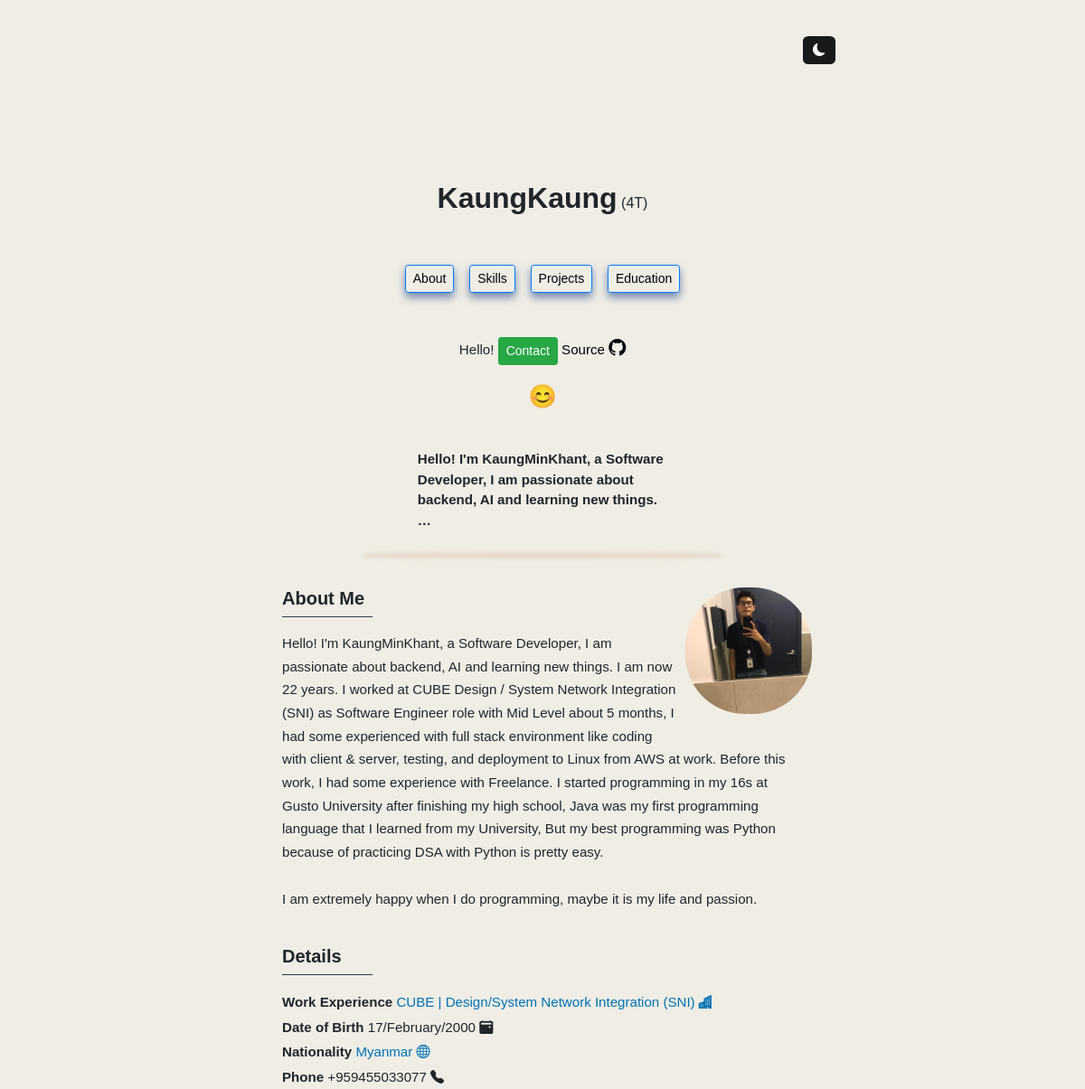
The app's page / (upper part), older data.
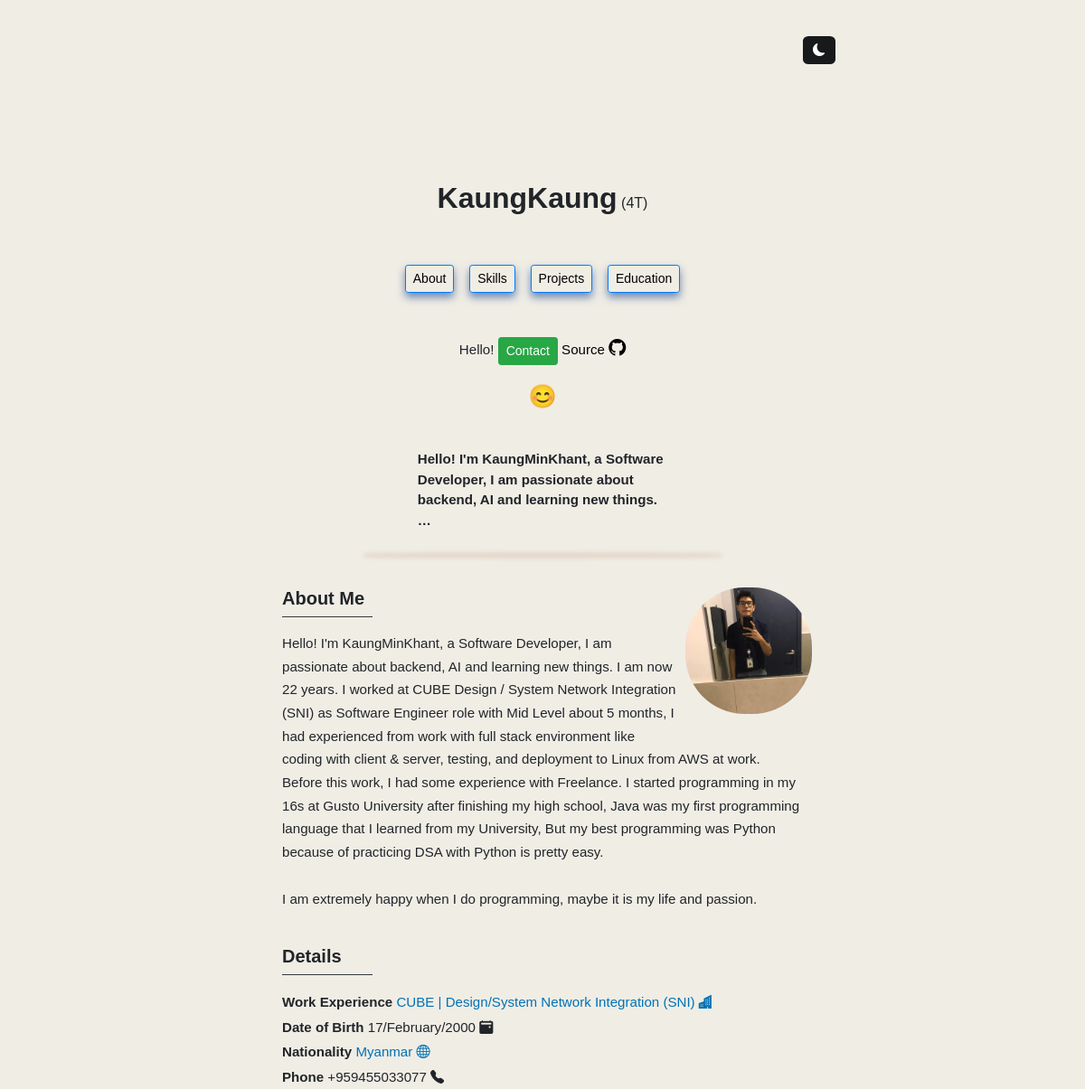
The same page, newer data.
### display/models.py (models this page shows, shortened)
class About(models.Model):
    user = models.ForeignKey(Profile, default=None, on_delete=models.CASCADE)
    about = models.TextField()
    conclusion = models.CharField(max_length=255)
    dob = models.CharField(max_length=255)
    nation = models.CharField(max_length=255)
    phone = models.CharField(max_length=255)
    profession = models.CharField(max_length=255)
    email = models.CharField(max_length=255)
    github = models.CharField(max_length=255, null=True, blank=True)
    leet = models.CharField(max_length=255, null=True, blank=True)
    linked = models.CharField(max_length=255, null=True, blank=True)
    graduate = models.CharField(max_length=255, null=True, blank=True)
    nation_url = models.URLField(null=True, blank=True)
    work = models.CharField(max_length=255, null=True, blank=True)
    work_url = models.URLField(null=True, blank=True)

class Profile(AbstractUser):
    image = models.ImageField(upload_to='media')

### display/views.py (the view, shortened to what this page needs)
# urls.py: 2. Add a URL to urlpatterns:  path('', views.home, name='home')
def home(request):
    about = About.objects.all()
    return render(request, "index.html",
                 {"About":about})

### template/index.html (shortened to what this page needs)
{% extends 'main.html' %}
{% block content %}
{% include 'chain.html' %}
{% load static %}
<link rel="stylesheet" href="{% static 'style.css' %}">
{% include 'profile.html' %}
<div style="height:40px;"></div>
<html>
<head>
</head>
<body>
            {% for about in About %}
    <div class="context" style="width:48%;font-size:15.1px;">
        <div class="context" style="width:48%;font-size:15.1px;">
        <div class="about2 animation4" style="margin:auto;max-width:590px;font-family: Arial, Helvetica, sans-serif;">
    <p> <b>{{ about.about|truncatewords:16 }}</b> </p>
        </div>
        </div>
        <div class="box1 about2" style="height:1px;border-radius: 50%;margin:auto;max-width:390px;"></div>
        <br><br>
<div class="image_div" style="">
    <a href="{{ about.user.image.url }}" target="_blank">
    <img class="image about" src="{{ about.user.image.url }}" alt="">
        </a>
        </div>
    <div class="about" style="margin:auto;max-width:590px;">
            <h5><b>About Me</b></h5>
        <legend class="border-bottom border-dark mb-3" style="width:100px;"></legend>
        <p style="font-size:15.1px;line-height: 25.7px;">
            {{ about.about }}
            <br><br>
            {{ about.conclusion }}
        </p>
    </div>
        <br>
        <div class="about" style="font-size:15.1px;margin:auto;max-width:590px;">
        <h5><b>Details</b></h5>
        <legend class="border-bottom border-dark mb-3" style="width:100px;"></legend>
            <ul class="nav flex-column" style="line-height: 27.7px;">
                            <li class="nav-item"><b>Work Experience</b> <a class="plink" href="{{ about.work_url }}" target="_blank" style="color:#0072B5;text-decoration:none;">{{about.work}} <i class="bi bi-buildings-fill"></i><a></li>
                        <li class="nav-item"><b>Date of Birth</b> {{about.dob}} <i class="bi bi-calendar2-event-fill"></i></li>
                       <li class="nav-item"><b>Nationality</b> <a class="plink" href="{{about.nation_url}}" target="_blank" style="color:#0072B5;text-decoration:none;">{{about.nation}} <i class="bi bi-globe"></i></a></li>
                     <li class="nav-item"><b>Phone</b> {{about.phone}} <i class="bi bi-telephone-fill"></i></li>
            </ul>
        </div>
    </div>
                {% endfor %}
</body>
</html>
{% endblock %}

Row changes from the older to the newer data that the page shows:
changed About "I am extremely happy when I do programming, maybe it is my life and passion.": about "…5 months, I had some experienced with full stack environment…" → "…5 months, I had experienced from work with full stack environment…"
